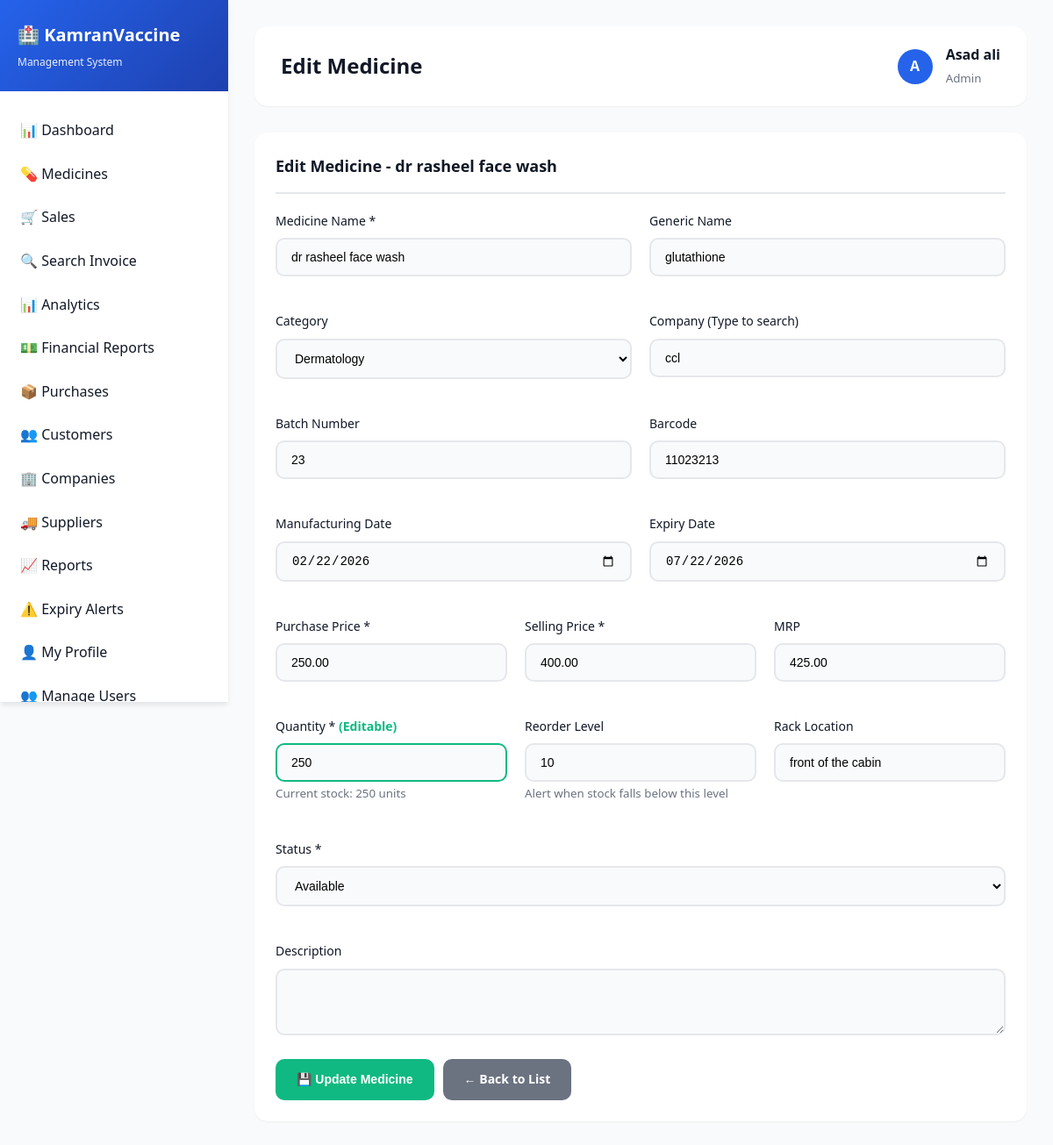
Screenshot of /admin/edit_medicine.php?id=3 (signed in) with the database file from the repository.
### tables this page shows
CREATE TABLE `medicines` (
  `id` int(11) NOT NULL AUTO_INCREMENT,
  `medicine_name` varchar(255) NOT NULL,
  `generic_name` varchar(255) DEFAULT NULL,
  `category_id` int(11) DEFAULT NULL,
  `company_id` int(11) DEFAULT NULL,
  `batch_number` varchar(100) DEFAULT NULL,
  `barcode` varchar(100) DEFAULT NULL,
  `manufacturing_date` date DEFAULT NULL,
  `expiry_date` date DEFAULT NULL,
  `purchase_price` decimal(10,2) NOT NULL,
  `selling_price` decimal(10,2) NOT NULL,
  `mrp` decimal(10,2) DEFAULT NULL,
  `quantity` int(11) DEFAULT 0,
  `reorder_level` int(11) DEFAULT 10,
  `rack_location` varchar(100) DEFAULT NULL,
  `description` text DEFAULT NULL,
  `side_effects` text DEFAULT NULL,
  `dosage` varchar(255) DEFAULT NULL,
  `status` enum('available','out_of_stock','expired') DEFAULT 'available',
  `created_at` timestamp NOT NULL DEFAULT current_timestamp(),
  `updated_at` timestamp NOT NULL DEFAULT current_timestamp() ON UPDATE current_timestamp(),
  PRIMARY KEY (`id`),
  UNIQUE KEY `barcode` (`barcode`),
  KEY `company_id` (`company_id`),
  KEY `category_id` (`category_id`),
  KEY `idx_medicine_name` (`medicine_name`),
  KEY `idx_barcode` (`barcode`),
  KEY `idx_expiry` (`expiry_date`),
  KEY `idx_status` (`status`),
  CONSTRAINT `medicines_ibfk_1` FOREIGN KEY (`company_id`) REFERENCES `companies` (`id`) ON DELETE SET NULL,
  CONSTRAINT `medicines_ibfk_2` FOREIGN KEY (`category_id`) REFERENCES `categories` (`id`) ON DELETE SET NULL
);

CREATE TABLE `categories` (
  `id` int(11) NOT NULL AUTO_INCREMENT,
  `category_name` varchar(255) NOT NULL,
  `description` text DEFAULT NULL,
  `created_at` timestamp NOT NULL DEFAULT current_timestamp(),
  PRIMARY KEY (`id`)
);

CREATE TABLE `companies` (
  `id` int(11) NOT NULL AUTO_INCREMENT,
  `company_name` varchar(255) NOT NULL,
  `contact_person` varchar(255) DEFAULT NULL,
  `phone` varchar(20) DEFAULT NULL,
  `email` varchar(255) DEFAULT NULL,
  `address` text DEFAULT NULL,
  `city` varchar(100) DEFAULT NULL,
  `country` varchar(100) DEFAULT NULL,
  `website` varchar(255) DEFAULT NULL,
  `status` enum('active','inactive') DEFAULT 'active',
  `created_at` timestamp NOT NULL DEFAULT current_timestamp(),
  PRIMARY KEY (`id`),
  KEY `idx_company_name` (`company_name`)
);

### admin/edit_medicine.php (the view, shortened to what this page needs)
<?php
include("includes/header.php");
$medicine_id = intval($_GET['id']);
if (isset($_POST['submit'])) {
    $medicine_name = mysqli_real_escape_string($conn, $_POST['medicine_name']);
    $generic_name = mysqli_real_escape_string($conn, $_POST['generic_name']);
    $category_id = !empty($_POST['category_id']) ? intval($_POST['category_id']) : 'NULL';
    $company_id = !empty($_POST['company_id']) ? intval($_POST['company_id']) : 'NULL';
    $batch_number = !empty($_POST['batch_number']) ? "'" . mysqli_real_escape_string($conn, $_POST['batch_number']) . "'" : 'NULL';
    $barcode = !empty($_POST['barcode']) ? "'" . mysqli_real_escape_string($conn, $_POST['barcode']) . "'" : 'NULL';
    $manufacturing_date = !empty($_POST['manufacturing_date']) ? "'" . $_POST['manufacturing_date'] . "'" : 'NULL';
    $expiry_date = !empty($_POST['expiry_date']) ? "'" . $_POST['expiry_date'] . "'" : 'NULL';
    $purchase_price = floatval($_POST['purchase_price']);
    $selling_price = floatval($_POST['selling_price']);
    $mrp = !empty($_POST['mrp']) ? floatval($_POST['mrp']) : 'NULL';
    $quantity = intval($_POST['quantity']);
    $reorder_level = intval($_POST['reorder_level']);
    $rack_location = !empty($_POST['rack_location']) ? "'" . mysqli_real_escape_string($conn, $_POST['rack_location']) . "'" : 'NULL';
    $description = !empty($_POST['description']) ? "'" . mysqli_real_escape_string($conn, $_POST['description']) . "'" : 'NULL';
    $status = mysqli_real_escape_string($conn, $_POST['status']);
    $query = "UPDATE medicines SET
              medicine_name = '$medicine_name',
              generic_name = '$generic_name',
              category_id = $category_id,
              company_id = $company_id,
              batch_number = $batch_number,
              barcode = $barcode,
              manufacturing_date = $manufacturing_date,
              expiry_date = $expiry_date,
              purchase_price = $purchase_price,
              selling_price = $selling_price,
              mrp = $mrp,
              quantity = $quantity,
              reorder_level = $reorder_level,
              rack_location = $rack_location,
              description = $description,
              status = '$status'
              WHERE id = $medicine_id";
    if (mysqli_query($conn, $query)) {
        include("includes/log_activity.php");
        $user_id = $_SESSION['user_id'];
        $details = "Updated medicine: $medicine_name (ID: $medicine_id), Quantity: $quantity";
        log_activity($conn, $user_id, 'Medicine Updated', 'medicines', $medicine_id, $details);
        $_SESSION['success'] = "Medicine updated successfully! New quantity: $quantity";
        header("Location: edit_medicine.php?id=$medicine_id");
        exit();
    } else {
        $error = "Error: " . mysqli_error($conn);
    }
} else {
    $medicine_query = mysqli_query($conn, "SELECT * FROM medicines WHERE id = $medicine_id");
    $medicine = mysqli_fetch_assoc($medicine_query);
}
$categories = mysqli_query($conn, "SELECT * FROM categories ORDER BY category_name");
?>
<div class="card">
    <div class="card-header">
        <h3>Edit Medicine - <?php echo htmlspecialchars($medicine['medicine_name']); ?></h3>
    </div>
    <div class="card-body">
        <form method="POST" action="">
            <div class="form-row">
                <div class="form-group">
                    <label>Medicine Name *</label>
                    <input type="text" name="medicine_name" class="form-control" value="<?php echo htmlspecialchars($medicine['medicine_name']); ?>" required>
                </div>
                <div class="form-group">
                    <label>Generic Name</label>
                    <input type="text" name="generic_name" class="form-control" value="<?php echo htmlspecialchars($medicine['generic_name']); ?>">
                </div>
            </div>
            <div class="form-row">
                <div class="form-group">
                    <label>Category</label>
                    <select name="category_id" class="form-control">
                        <?php while ($cat = mysqli_fetch_assoc($categories)): ?>
                            <option value="<?php echo $cat['id']; ?>" <?php echo $cat['id'] == $medicine['category_id'] ? 'selected' : ''; ?>>
                                <?php echo $cat['category_name']; ?>
                            </option>
                        <?php endwhile; ?>
                    </select>
                </div>
                <div class="form-group">
                    <label>Company (Type to search)</label>
                    <div class="searchable-dropdown-company">
                        <input type="text" id="company_search" class="form-control"
                               placeholder="Type to search companies..."
                               autocomplete="off"
                               value="<?php
                                   if ($medicine['company_id']) {
                                       $comp_result = mysqli_query($conn, "SELECT company_name FROM companies WHERE id = " . $medicine['company_id']);
                                       if ($comp_row = mysqli_fetch_assoc($comp_result)) {
                                           echo htmlspecialchars($comp_row['company_name']);
                                       }
                                   }
                               ?>">
                    </div>
                </div>
            </div>
            <div class="form-row">
                <div class="form-group">
                    <label>Batch Number</label>
                    <input type="text" name="batch_number" class="form-control" value="<?php echo htmlspecialchars($medicine['batch_number']); ?>">
                </div>
                <div class="form-group">
                    <label>Barcode</label>
                    <input type="text" name="barcode" class="form-control" value="<?php echo htmlspecialchars($medicine['barcode']); ?>">
                </div>
            </div>
            <div class="form-row">
                <div class="form-group">
                    <label>Manufacturing Date</label>
                    <input type="date" name="manufacturing_date" class="form-control" value="<?php echo $medicine['manufacturing_date']; ?>">
                </div>
                <div class="form-group">
                    <label>Expiry Date</label>
                    <input type="date" name="expiry_date" class="form-control" value="<?php echo $medicine['expiry_date']; ?>">
                </div>
            </div>
            <div class="form-row">
                <div class="form-group">
                    <label>Purchase Price *</label>
                    <input type="number" step="0.01" name="purchase_price" class="form-control" value="<?php echo $medicine['purchase_price']; ?>" required>
                </div>
                <div class="form-group">
                    <label>Selling Price *</label>
                    <input type="number" step="0.01" name="selling_price" class="form-control" value="<?php echo $medicine['selling_price']; ?>" required>
                </div>
                <div class="form-group">
                    <label>MRP</label>
                    <input type="number" step="0.01" name="mrp" class="form-control" value="<?php echo $medicine['mrp']; ?>">
                </div>
            </div>
            <div class="form-row">
                <div class="form-group">
                    <label>Quantity * <span style="color: #10b981; font-weight: bold;">(Editable)</span></label>
                    <input type="number" name="quantity" class="form-control" value="<?php echo $medicine['quantity']; ?>" required style="border: 2px solid #10b981;">
                    <small class="text-muted">Current stock: <?php echo $medicine['quantity']; ?> units</small>
                </div>
                <div class="form-group">
                    <label>Reorder Level</label>
                    <input type="number" name="reorder_level" class="form-control" value="<?php echo $medicine['reorder_level']; ?>">
                    <small class="text-muted">Alert when stock falls below this level</small>
                </div>
                <div class="form-group">
                    <label>Rack Location</label>
                    <input type="text" name="rack_location" class="form-control" value="<?php echo htmlspecialchars($medicine['rack_location']); ?>">
                </div>
            </div>
            <div class="form-row">
                <div class="form-group">
                    <label>Status *</label>
                    <select name="status" class="form-control" required>
                        <option value="available" <?php echo $medicine['status'] == 'available' ? 'selected' : ''; ?>>Available</option>
                    </select>
                </div>
            </div>
            <div class="form-group">
                <label>Description</label>
                <textarea name="description" class="form-control" rows="3"><?php echo htmlspecialchars($medicine['description']); ?></textarea>
            </div>
            <div style="display: flex; gap: 10px; margin-top: 20px;">
                <button type="submit" name="submit" class="btn btn-success">💾 Update Medicine</button>
                <a href="medicines.php" class="btn btn-secondary">← Back to List</a>
            </div>
        </form>
    </div>
</div>
<?php include("includes/footer.php"); ?>

### css/style.css (style rules this page uses)
:root { --primary-color: #2563eb; --primary-dark: #1e40af; --secondary-color: #10b981; --danger-color: #ef4444; --warning-color: #f59e0b; --info-color: #06b6d4; --dark-color: #1f2937; --light-color: #f9fafb; --border-color: #e5e7eb; --text-primary: #111827; --text-secondary: #6b7280; --shadow-sm: 0 1px 2px 0 rgba(0, 0, 0, 0.05); --shadow-md: 0 4px 6px -1px rgba(0, 0, 0, 0.1); --shadow-lg: 0 10px 15px -3px rgba(0, 0, 0, 0.1); --shadow-xl: 0 20px 25px -5px rgba(0, 0, 0, 0.1); }
* { margin: 0; padding: 0; box-sizing: border-box; }
body { font-family: 'Segoe UI', Tahoma, Geneva, Verdana, sans-serif; background: linear-gradient(135deg, #667eea 0%, #764ba2 100%); min-height: 100vh; color: var(--text-primary); line-height: 1.6; }
.form-group { margin-bottom: 20px; }
.form-group label { display: block; margin-bottom: 8px; color: var(--text-primary); font-weight: 500; font-size: 14px; }
.form-control { width: 100%; padding: 12px 16px; border: 2px solid var(--border-color); border-radius: 10px; font-size: 14px; transition: all 0.3s ease; background: var(--light-color); }
.btn { padding: 12px 24px; border: none; border-radius: 10px; font-size: 14px; font-weight: 600; cursor: pointer; transition: all 0.3s ease; text-decoration: none; display: inline-block; text-align: center; white-space: nowrap; }
.btn-success { background: var(--secondary-color); color: white; }
.card { background: white; border-radius: 15px; padding: 24px; box-shadow: var(--shadow-sm); margin-bottom: 24px; transition: all 0.3s ease; }
.card-header { margin-bottom: 20px; padding-bottom: 15px; border-bottom: 2px solid var(--border-color); }
.card-header h3 { font-size: 18px; color: var(--text-primary); font-weight: 600; }
.card-body { padding: 0; }
.form-row { display: grid; grid-template-columns: repeat(auto-fit, minmax(250px, 1fr)); gap: 20px; margin-bottom: 20px; }
.btn-secondary { background: var(--text-secondary); color: white; }
.text-muted { color: var(--text-secondary); }
select.form-control { cursor: pointer; }

### admin/edit_medicine.php (style rules this page uses)
.searchable-dropdown-company { position: relative; }

### rows the page displays
medicines: medicine_name "dr rasheel face wash", generic_name "glutathione", category_id "Dermatology", batch_number "23", barcode "11023213", manufacturing_date "02/22/2026", expiry_date "07/22/2026", purchase_price "250.00", selling_price "400.00", mrp "425.00", quantity "250", reorder_level "10", rack_location "front of the cabin", status "Available"
companies: company_name "ccl"

### other values shown
$store_settings['store_name'] "KamranVaccine"
$store_settings['store_tagline'] "Management System"
$page_title "Edit Medicine"
substr($_SESSION['full_name'], 0, 1) "A"
$_SESSION['full_name'] "Asad ali"
$_SESSION['role'] "Admin"
